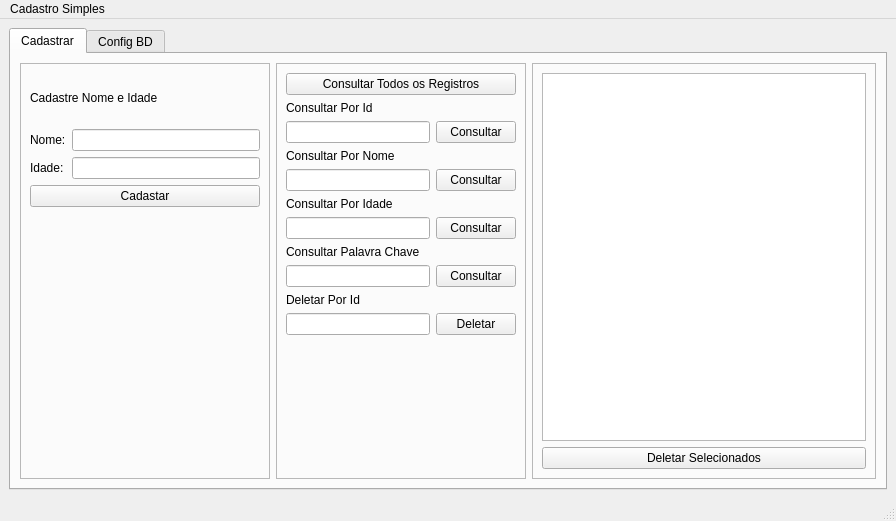
<?xml version="1.0" encoding="UTF-8"?>
<ui version="4.0">
 <class>MainWindow</class>
 <widget class="QMainWindow" name="MainWindow">
  <property name="geometry">
   <rect>
    <x>0</x>
    <y>0</y>
    <width>896</width>
    <height>521</height>
   </rect>
  </property>
  <property name="sizePolicy">
   <sizepolicy hsizetype="Preferred" vsizetype="Preferred">
    <horstretch>0</horstretch>
    <verstretch>0</verstretch>
   </sizepolicy>
  </property>
  <property name="windowTitle">
   <string>Cadastro Banco de Dados</string>
  </property>
  <property name="tabShape">
   <enum>QTabWidget::Rounded</enum>
  </property>
  <widget class="QWidget" name="centralwidget">
   <layout class="QHBoxLayout" name="horizontalLayout_4">
    <item>
     <widget class="QTabWidget" name="tabWidgetCadastro">
      <property name="sizePolicy">
       <sizepolicy hsizetype="Preferred" vsizetype="Preferred">
        <horstretch>0</horstretch>
        <verstretch>0</verstretch>
       </sizepolicy>
      </property>
      <property name="currentIndex">
       <number>0</number>
      </property>
      <widget class="QWidget" name="tab">
       <attribute name="title">
        <string>Cadastrar</string>
       </attribute>
       <layout class="QHBoxLayout" name="horizontalLayout_2">
        <item>
         <widget class="QFrame" name="frame_2">
          <property name="minimumSize">
           <size>
            <width>250</width>
            <height>0</height>
           </size>
          </property>
          <property name="maximumSize">
           <size>
            <width>250</width>
            <height>16777215</height>
           </size>
          </property>
          <property name="frameShape">
           <enum>QFrame::StyledPanel</enum>
          </property>
          <property name="frameShadow">
           <enum>QFrame::Raised</enum>
          </property>
          <layout class="QVBoxLayout" name="verticalLayout_4">
           <item>
            <widget class="QLabel" name="label_5">
             <property name="sizePolicy">
              <sizepolicy hsizetype="Preferred" vsizetype="Preferred">
               <horstretch>0</horstretch>
               <verstretch>0</verstretch>
              </sizepolicy>
             </property>
             <property name="maximumSize">
              <size>
               <width>16777215</width>
               <height>50</height>
              </size>
             </property>
             <property name="text">
              <string>Cadastre Nome e Idade </string>
             </property>
            </widget>
           </item>
           <item>
            <layout class="QFormLayout" name="formLayout_2">
             <item row="0" column="0">
              <widget class="QLabel" name="label_2">
               <property name="text">
                <string>Nome:</string>
               </property>
              </widget>
             </item>
             <item row="0" column="1">
              <widget class="QLineEdit" name="cadastroNome">
               <property name="inputMask">
                <string/>
               </property>
               <property name="clearButtonEnabled">
                <bool>true</bool>
               </property>
              </widget>
             </item>
             <item row="1" column="0">
              <widget class="QLabel" name="label_3">
               <property name="text">
                <string>Idade:</string>
               </property>
              </widget>
             </item>
             <item row="1" column="1">
              <widget class="QLineEdit" name="cadastroIdade">
               <property name="clearButtonEnabled">
                <bool>true</bool>
               </property>
              </widget>
             </item>
             <item row="2" column="0" colspan="2">
              <widget class="QPushButton" name="cadastrarDados">
               <property name="text">
                <string>Cadastar</string>
               </property>
              </widget>
             </item>
            </layout>
           </item>
           <item>
            <widget class="QLabel" name="ConfimacaoCadastro">
             <property name="text">
              <string>&lt;html&gt;&lt;head/&gt;&lt;body&gt;&lt;p align=&quot;center&quot;&gt;&lt;br/&gt;&lt;/p&gt;&lt;/body&gt;&lt;/html&gt;</string>
             </property>
             <property name="alignment">
              <set>Qt::AlignCenter</set>
             </property>
            </widget>
           </item>
          </layout>
         </widget>
        </item>
        <item>
         <widget class="QFrame" name="frame_3">
          <property name="minimumSize">
           <size>
            <width>250</width>
            <height>0</height>
           </size>
          </property>
          <property name="maximumSize">
           <size>
            <width>250</width>
            <height>16777215</height>
           </size>
          </property>
          <property name="frameShape">
           <enum>QFrame::StyledPanel</enum>
          </property>
          <property name="frameShadow">
           <enum>QFrame::Raised</enum>
          </property>
          <layout class="QVBoxLayout" name="verticalLayout">
           <item>
            <layout class="QGridLayout" name="gridLayout">
             <item row="6" column="0">
              <widget class="QLineEdit" name="entradaConsultaIdade">
               <property name="clearButtonEnabled">
                <bool>true</bool>
               </property>
              </widget>
             </item>
             <item row="6" column="1">
              <widget class="QPushButton" name="btnConsultaIdade">
               <property name="text">
                <string>Consultar</string>
               </property>
              </widget>
             </item>
             <item row="8" column="1">
              <widget class="QPushButton" name="btnConsultaPalavraChave">
               <property name="text">
                <string>Consultar</string>
               </property>
              </widget>
             </item>
             <item row="10" column="1">
              <widget class="QPushButton" name="btnDeletar">
               <property name="text">
                <string>Deletar</string>
               </property>
              </widget>
             </item>
             <item row="4" column="1">
              <widget class="QPushButton" name="btnConsultaNome">
               <property name="text">
                <string>Consultar</string>
               </property>
              </widget>
             </item>
             <item row="9" column="0">
              <widget class="QLabel" name="label_10">
               <property name="text">
                <string>Deletar Por Id</string>
               </property>
              </widget>
             </item>
             <item row="8" column="0">
              <widget class="QLineEdit" name="entradaConsultaPChave">
               <property name="clearButtonEnabled">
                <bool>true</bool>
               </property>
              </widget>
             </item>
             <item row="2" column="1">
              <widget class="QPushButton" name="btnConsultaId">
               <property name="text">
                <string>Consultar</string>
               </property>
              </widget>
             </item>
             <item row="3" column="0">
              <widget class="QLabel" name="label_8">
               <property name="text">
                <string>Consultar Por Nome</string>
               </property>
              </widget>
             </item>
             <item row="2" column="0">
              <widget class="QLineEdit" name="entradaConsultaId">
               <property name="sizePolicy">
                <sizepolicy hsizetype="Preferred" vsizetype="Fixed">
                 <horstretch>0</horstretch>
                 <verstretch>0</verstretch>
                </sizepolicy>
               </property>
               <property name="clearButtonEnabled">
                <bool>true</bool>
               </property>
              </widget>
             </item>
             <item row="7" column="0" colspan="2">
              <widget class="QLabel" name="label_4">
               <property name="text">
                <string>Consultar Palavra Chave</string>
               </property>
              </widget>
             </item>
             <item row="0" column="0" colspan="2">
              <widget class="QPushButton" name="btnConsultaAll">
               <property name="text">
                <string>Consultar Todos os Registros</string>
               </property>
              </widget>
             </item>
             <item row="10" column="0">
              <widget class="QLineEdit" name="entradaIdDelete">
               <property name="clearButtonEnabled">
                <bool>true</bool>
               </property>
              </widget>
             </item>
             <item row="5" column="0">
              <widget class="QLabel" name="label_9">
               <property name="text">
                <string>Consultar Por Idade</string>
               </property>
              </widget>
             </item>
             <item row="1" column="0">
              <widget class="QLabel" name="label_7">
               <property name="text">
                <string>Consultar Por Id</string>
               </property>
              </widget>
             </item>
             <item row="4" column="0">
              <widget class="QLineEdit" name="entradaConsultaNome">
               <property name="clearButtonEnabled">
                <bool>true</bool>
               </property>
              </widget>
             </item>
            </layout>
           </item>
           <item>
            <widget class="QLabel" name="statusConsultas">
             <property name="text">
              <string/>
             </property>
             <property name="alignment">
              <set>Qt::AlignCenter</set>
             </property>
            </widget>
           </item>
          </layout>
         </widget>
        </item>
        <item>
         <widget class="QFrame" name="frame">
          <property name="minimumSize">
           <size>
            <width>250</width>
            <height>0</height>
           </size>
          </property>
          <property name="maximumSize">
           <size>
            <width>16777215</width>
            <height>16777215</height>
           </size>
          </property>
          <property name="frameShape">
           <enum>QFrame::StyledPanel</enum>
          </property>
          <property name="frameShadow">
           <enum>QFrame::Raised</enum>
          </property>
          <layout class="QVBoxLayout" name="verticalLayout_3">
           <item>
            <widget class="QTableView" name="tabelaReultadoQuery">
             <property name="sizePolicy">
              <sizepolicy hsizetype="Preferred" vsizetype="Preferred">
               <horstretch>0</horstretch>
               <verstretch>0</verstretch>
              </sizepolicy>
             </property>
             <property name="frameShadow">
              <enum>QFrame::Raised</enum>
             </property>
             <property name="lineWidth">
              <number>3</number>
             </property>
             <property name="sizeAdjustPolicy">
              <enum>QAbstractScrollArea::AdjustToContentsOnFirstShow</enum>
             </property>
             <property name="alternatingRowColors">
              <bool>true</bool>
             </property>
             <property name="selectionBehavior">
              <enum>QAbstractItemView::SelectRows</enum>
             </property>
             <property name="textElideMode">
              <enum>Qt::ElideMiddle</enum>
             </property>
             <attribute name="horizontalHeaderCascadingSectionResizes">
              <bool>true</bool>
             </attribute>
            </widget>
           </item>
           <item>
            <widget class="QPushButton" name="btnDeletarSelecionados">
             <property name="text">
              <string>Deletar Selecionados</string>
             </property>
            </widget>
           </item>
          </layout>
         </widget>
        </item>
       </layout>
      </widget>
      <widget class="QWidget" name="tab_2">
       <attribute name="title">
        <string>Config BD</string>
       </attribute>
       <layout class="QHBoxLayout" name="horizontalLayout_3">
        <item>
         <widget class="QFrame" name="frame_4">
          <property name="frameShape">
           <enum>QFrame::StyledPanel</enum>
          </property>
          <property name="frameShadow">
           <enum>QFrame::Raised</enum>
          </property>
          <layout class="QVBoxLayout" name="verticalLayout_2">
           <item>
            <widget class="QLabel" name="label_6">
             <property name="text">
              <string>&lt;html&gt;&lt;head/&gt;&lt;body&gt;&lt;p align=&quot;center&quot;&gt;&lt;span style=&quot; font-size:16pt;&quot;&gt;Preencha os campos com&lt;/span&gt;&lt;/p&gt;&lt;p align=&quot;center&quot;&gt;&lt;span style=&quot; font-size:16pt;&quot;&gt;os dados fornecidos pelo&lt;/span&gt;&lt;/p&gt;&lt;p align=&quot;center&quot;&gt;&lt;span style=&quot; font-size:16pt;&quot;&gt;administrador de banco&lt;/span&gt;&lt;/p&gt;&lt;p align=&quot;center&quot;&gt;&lt;span style=&quot; font-size:16pt;&quot;&gt;de dados.&lt;/span&gt;&lt;/p&gt;&lt;/body&gt;&lt;/html&gt;</string>
             </property>
            </widget>
           </item>
           <item>
            <widget class="QLabel" name="label">
             <property name="text">
              <string/>
             </property>
             <property name="textFormat">
              <enum>Qt::RichText</enum>
             </property>
             <property name="pixmap">
              <pixmap>postgres80x80.png</pixmap>
             </property>
             <property name="scaledContents">
              <bool>false</bool>
             </property>
             <property name="alignment">
              <set>Qt::AlignBottom|Qt::AlignHCenter</set>
             </property>
            </widget>
           </item>
          </layout>
         </widget>
        </item>
        <item>
         <widget class="QFrame" name="frame_5">
          <property name="frameShape">
           <enum>QFrame::StyledPanel</enum>
          </property>
          <property name="frameShadow">
           <enum>QFrame::Raised</enum>
          </property>
          <layout class="QGridLayout" name="gridLayout_2">
           <item row="5" column="0" colspan="2">
            <widget class="QPushButton" name="alterarEntradaBD">
             <property name="text">
              <string>Alterar</string>
             </property>
            </widget>
           </item>
           <item row="0" column="0" colspan="2">
            <widget class="QLabel" name="label_15">
             <property name="minimumSize">
              <size>
               <width>0</width>
               <height>50</height>
              </size>
             </property>
             <property name="maximumSize">
              <size>
               <width>16777215</width>
               <height>50</height>
              </size>
             </property>
             <property name="text">
              <string>&lt;html&gt;&lt;head/&gt;&lt;body&gt;&lt;p&gt;* Após entrar uma vez com os dados fornecidos pelo Adm do&lt;/p&gt;&lt;p&gt; banco de dados, não é necessário entrar novamente.&lt;/p&gt;&lt;/body&gt;&lt;/html&gt;</string>
             </property>
             <property name="alignment">
              <set>Qt::AlignCenter</set>
             </property>
            </widget>
           </item>
           <item row="2" column="0">
            <widget class="QLabel" name="label_12">
             <property name="text">
              <string>Host</string>
             </property>
            </widget>
           </item>
           <item row="2" column="1">
            <widget class="QLineEdit" name="entradaHostBD">
             <property name="clearButtonEnabled">
              <bool>true</bool>
             </property>
            </widget>
           </item>
           <item row="4" column="1">
            <widget class="QLineEdit" name="entradaPortaBD">
             <property name="clearButtonEnabled">
              <bool>true</bool>
             </property>
            </widget>
           </item>
           <item row="1" column="0">
            <widget class="QLabel" name="label_11">
             <property name="text">
              <string>Usuário</string>
             </property>
            </widget>
           </item>
           <item row="4" column="0">
            <widget class="QLabel" name="label_14">
             <property name="text">
              <string>Porta</string>
             </property>
            </widget>
           </item>
           <item row="3" column="1">
            <widget class="QLineEdit" name="entradaSenhaBD">
             <property name="echoMode">
              <enum>QLineEdit::PasswordEchoOnEdit</enum>
             </property>
             <property name="clearButtonEnabled">
              <bool>true</bool>
             </property>
            </widget>
           </item>
           <item row="3" column="0">
            <widget class="QLabel" name="label_13">
             <property name="text">
              <string>Senha</string>
             </property>
            </widget>
           </item>
           <item row="1" column="1">
            <widget class="QLineEdit" name="entradaUsuarioBD">
             <property name="clearButtonEnabled">
              <bool>true</bool>
             </property>
            </widget>
           </item>
           <item row="6" column="0" colspan="2">
            <widget class="QLabel" name="statusTransacao">
             <property name="maximumSize">
              <size>
               <width>16777215</width>
               <height>70</height>
              </size>
             </property>
             <property name="text">
              <string/>
             </property>
             <property name="alignment">
              <set>Qt::AlignCenter</set>
             </property>
            </widget>
           </item>
          </layout>
         </widget>
        </item>
       </layout>
      </widget>
     </widget>
    </item>
   </layout>
  </widget>
  <widget class="QMenuBar" name="menubar">
   <property name="geometry">
    <rect>
     <x>0</x>
     <y>0</y>
     <width>896</width>
     <height>22</height>
    </rect>
   </property>
   <widget class="QMenu" name="menuCadastro_Simples">
    <property name="title">
     <string>Cadastro Simples</string>
    </property>
   </widget>
   <addaction name="menuCadastro_Simples"/>
  </widget>
  <widget class="QStatusBar" name="statusbar"/>
 </widget>
 <resources/>
 <connections/>
</ui>
